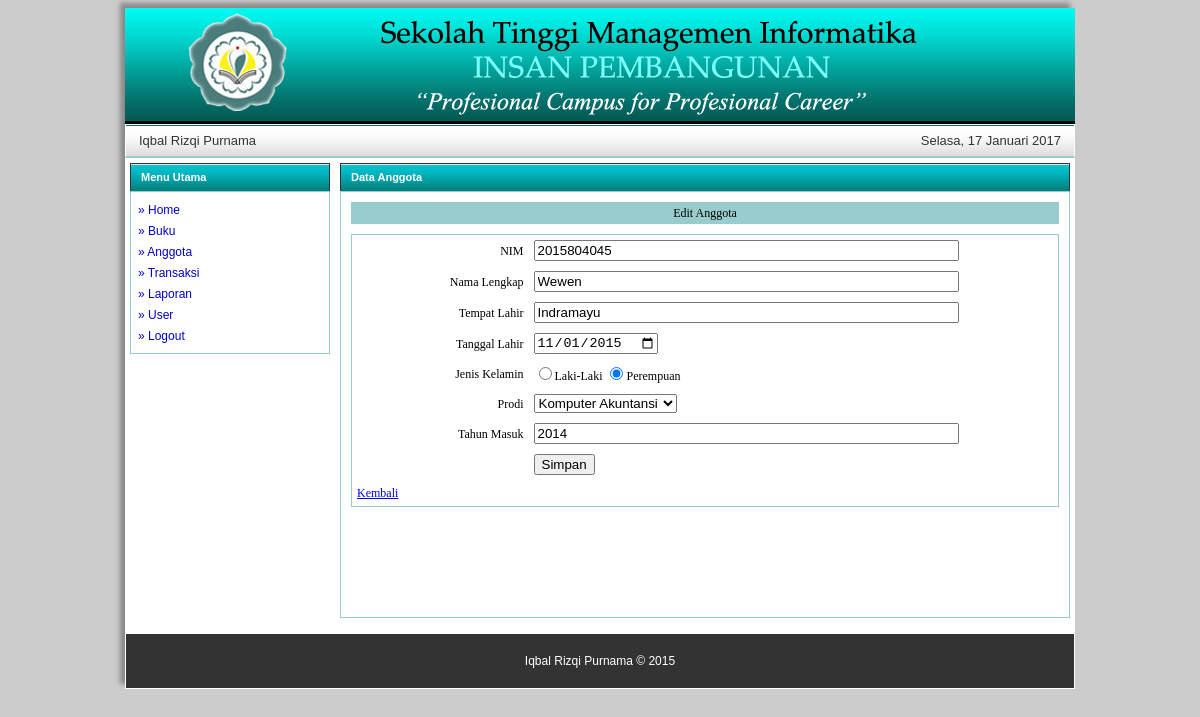
Page /admin/index.php?page=anggota_edit&nim=2015804045 (signed in) on the committed database.
### tables this page shows
CREATE TABLE `tbl_anggota` (
  `nim` int(11) NOT NULL,
  `nama` varchar(250) NOT NULL,
  `tempat_lahir` varchar(50) NOT NULL,
  `tgl_lahir` varchar(15) NOT NULL,
  `jk` enum('L','P') NOT NULL,
  `prodi` varchar(50) NOT NULL,
  `thn_masuk` varchar(4) NOT NULL
);

### admin/anggota_edit.php (the view, shortened to what this page needs)
<?php
$nim = $_GET['nim'];
$query = "SELECT * FROM tbl_anggota where nim='$nim'";
$sql = mysql_query($query);
$data = mysql_fetch_array($sql);
$nim = $data['nim'];
$nama = $data['nama'];
$tempat = $data['tempat_lahir'];
$tgl_lahir = $data['tgl_lahir'];
$prodi = $data['prodi'];
$thn = $data['thn_masuk'];
?>
	<div id="menu-tengah">
    	<div id="bg_menu">Data Anggota
    	</div>
    	<div id="content_menu">
        <div id="menu_header">
        	<table width="100%" height="100%" style="background-color:#9cc;">
            	<tr>
                	<td align="center">Edit Anggota</td>
                </tr>
            </table>
    	</div>
   	    <div class="table_input">
        <form action="?page=anggota_proses_edit" method="post">
   	      <table width="100%" height="80%" align="center" cellspacing="0" cellpadding="5">
   	        <tbody>
            	<tr>
                	<td width="25%" align="right">NIM</td>
                    <td><input type="text" name="nim1" size="50%" value="<?php echo $nim; ?>"></td>
                </tr>
                <tr>
                	<td width="20%" align="right">Nama Lengkap</td>
                    <td><input type="text" name="nama" size="50%" value="<?php echo $nama; ?>"></td>
                </tr>
                <tr>
                	<td width="20%" align="right">Tempat Lahir</td>
                    <td><input type="text" name="tempat_lahir" size="50%" value="<?php echo $tempat; ?>"></td>
                </tr>
                <tr>
                	<td width="20%" align="right">Tanggal Lahir</td>
                    <td><input type="date" name="tgl_lahir" value="<?php echo $tgl_lahir; ?>"></td>
                </tr>
                <tr>
                	<td width="20%" align="right">Jenis Kelamin</td>
                    <td><?php if ($data['jk'] === "L") : ?>
                    <input type="radio" name="jk" value="L" checked />Laki-Laki</label>
            		<input type="radio" name="jk" value="P" />Perempuan</label>
                    <?php else : ?>
            		<input type="radio" name="jk" value="L" />Laki-Laki</label>
            		<input type="radio" name="jk" value="P" checked />Perempuan</label>
            		<?php endif; ?>
                    </td>
                </tr>
                <tr>
                	<td width="20%" align="right">Prodi</td>
                    <td><select name="prodi">
                            <option value="Komputer Akuntansi"  <?php if ($prodi=='Komputer Akuntansi') {echo "selected";} ?>>Komputer Akuntansi</option>
                    	</select>
                    </td>
                </tr>
                <tr>
                	<td width="20%" align="right">Tahun Masuk</td>
                    <td><input type="text" name="thn_masuk" size="50%" value="<?php echo $thn; ?>"></td>
                </tr>
                <tr>
                	<td></td>
                    <td><input type="submit" value="Simpan"></td>
                </tr>
                <tr>
                    <td><a href="?page=anggota">Kembali</td>
                </tr>
            </tbody>
          </table>
          </form>
 	      </div>
   	  </div>
    </div>

### images/style.css (style rules this page uses)
body { background-color: #CCC; font-family:Tahoma, Geneva, sans-serif; font-size: 14px; }
#menu-tengah { margin:5px; width:730px; float:left; }
#bg_menu { background-color: #ccc; background-image:url(../images/menu-biru.gif); border:1px solid #333; border-bottom:0px; padding:7px; padding-left:10px; color:#ffffff; font-weight:bold; font-size:11px; height:13px; }
#content_menu { background-color: #FFF; border: 1px solid #9CC; line-height: 16px; padding: 3px; margin-bottom: 10px; font-size:14px; padding:10px; }
#menu_header { font-size:12px; font-family:Georgia, "Times New Roman", Times, serif; border-collapse: collapse; overflow: hidden; margin-bottom:10px; }
.table_input { background-color:#FFF; font-size:12px; font-family:Georgia, "Times New Roman", Times, serif; border-collapse: collapse; border: 1px solid #9cc; overflow: hidden; margin-bottom:100px; }

### rows in the picture
tbl_anggota: nim1 "2015804045", nama "Wewen", tempat_lahir "Indramayu", tgl_lahir "11/01/2015", prodi "Komputer Akuntansi", thn_masuk "2014"

### other values in the picture
$_SESSION['nama'] "Iqbal Rizqi Purnama"
$thn "2017"
